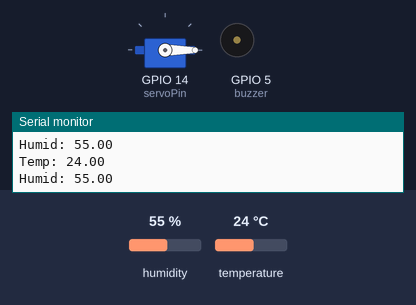
The sketch below on a simulated ESP32. Shown: servo, buzzer (waves = sounding, pin HIGH), the last lines printed to the serial monitor. Inputs (shaded band) come from the test bench; at power-on: temperature 24 °C, humidity 55 %. WiFi joins after 1.5 s; servers stay silent unless stated.

Above: at 5.0 s.
5.1 s: temperature set to 29 °C
7.8 s: temperature set to 32 °C
At 9.2 s:
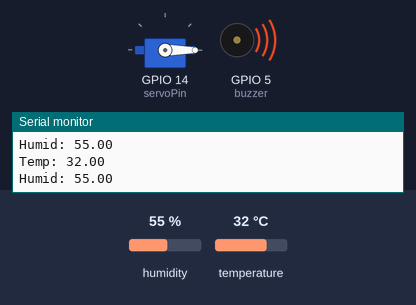
10.5 s: temperature set to 12 °C
At 13.0 s:
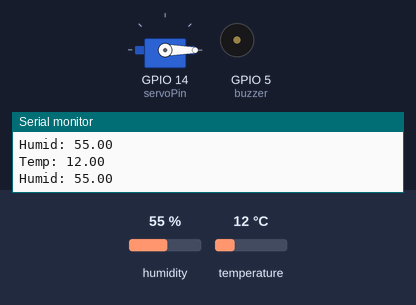
13.4 s: temperature set to 33 °C
At 14.3 s:
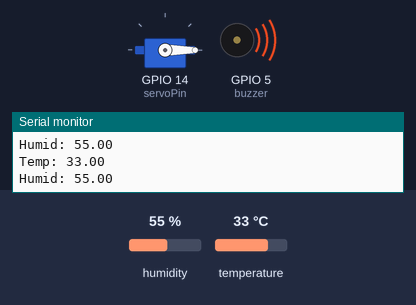
Timing chart, 0 to 16.4 s (numbered marks = the images above; inputs shaded):
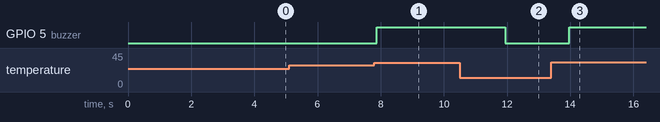

Measured:
- the behaviour switches between 30 and 31 °C on temperature (found by bisection; images 0 and 1)
- after the input at 7.8 s, GPIO 5 (buzzer): LOW → HIGH after 0.08 s
- after the input at 10.5 s, GPIO 5 (buzzer): HIGH → LOW after 1.4 s
- after the input at 13.4 s, GPIO 5 (buzzer): LOW → HIGH after 0.56 s

The sketch:

Domestic_Automation_System.ino
```cpp
#define BLYNK_TEMPLATE_NAME "Temp Sensor"
#define BLYNK_AUTH_TOKEN "cZjHy1qRUAaCXDo1XGlYdBS4HjhC7q2r"
#define BLYNK_TEMPLATE_ID "TMPL3eg88JbkP"
#define BLYNK_PRINT Serial

#include <DHT.h>
#include <WiFi.h>
#include <ESP32Servo.h>
#include <BlynkSimpleEsp32.h>

DHT dht(25, DHT11);
const int buzzer = 5;

Servo myServo;
int servoPin = 14;
int servoSpeed = 1000;

bool signUpOK = false;

char ssid[] = "OnePlus";
char password[] = "password";

void setup() {

  dht.begin();
  myServo.write(0);
  delay(2000);
  Serial.begin(115200);
  pinMode(buzzer, OUTPUT);
  Serial.println("Hello World");

  // Connect to Wi-Fi
  WiFi.begin(ssid, password);
  Serial.println("Connecting to Wi-Fi");
  while (WiFi.status() != WL_CONNECTED) {
    delay(500);
    Serial.print(".");
  }
  Serial.print("Connected to Wi-Fi with IP: ");

  Blynk.begin(BLYNK_AUTH_TOKEN, ssid, password);
  myServo.attach(servoPin);
  myServo.setPeriodHertz(50);

  Serial.println("loop started.");
}

float temperature, humidity;
float lower_thr = 30, higher_thr = 50;

void loop() {

  temperature = dht.readTemperature();
  humidity = dht.readHumidity();

  if(WiFi.status() != WL_CONNECTED)
    WiFi.begin(ssid, password);

  Blynk.virtualWrite(V0, temperature);
  Blynk.virtualWrite(V2, humidity);

  Serial.print("Temp: ");
  Serial.println(temperature);
  Serial.print("Humid: ");
  Serial.println(humidity);

  // if(temperature > lower_thr) rotateServo();

  if (temperature > lower_thr) digitalWrite(buzzer, HIGH);
  else digitalWrite(buzzer, LOW);

  delay(500);
}

void rotateServo() {
  myServo.write(0);
  delay(400);
  myServo.write(180);
  delay(400);
  myServo.write(0);
  delay(400);
}
```
